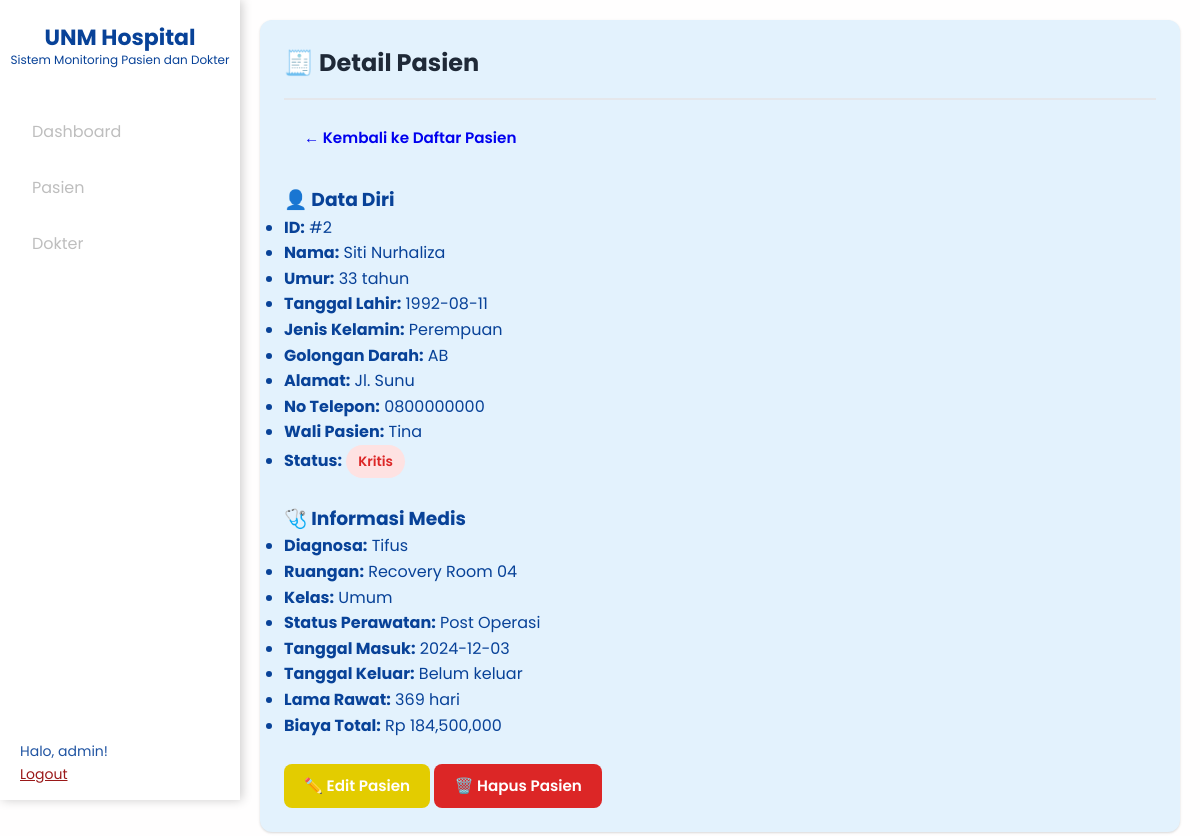
Page /pasien/2 (signed in) on the committed database.
### project_uas2/project_uas/main.py (models this page shows)
class Pasien(db.Model):
    id = db.Column(db.Integer, primary_key=True)
    nama = db.Column(db.String(200), nullable=False)
    umur = db.Column(db.Integer, nullable=False)
    kategori_umur = db.Column(db.String(50))
    status_pasien = db.Column(db.String(50))
    status_perawatan = db.Column(db.String(50))
    diagnosa = db.Column(db.String(300), nullable=False)
    tanggal_masuk = db.Column(db.Date, nullable=False)
    tanggal_keluar = db.Column(db.Date, nullable=True)
    lama_rawat = db.Column(db.Integer, nullable=True)
    biaya_total = db.Column(db.Integer, nullable=True)
    status = db.Column(db.String(50), nullable=True)
    ruangan = db.Column(db.String(50))
    tgl_lahir = db.Column(db.Date, nullable=False)
    gol_darah = db.Column(db.String(5))
    jenis_kelamin = db.Column(db.String(20))
    alamat = db.Column(db.Text)
    no_telepon = db.Column(db.String(20))
    wali_pasien = db.Column(db.String(100))
    ruangan_id = db.Column(db.Integer, db.ForeignKey('ruangan.id'))
    ruangan = db.relationship("Ruangan", backref="pasien_relasi")
    def hitung_lama_rawat(self):
        if self.tanggal_keluar:
            return max(1, (self.tanggal_keluar - self.tanggal_masuk).days)
        return max(1, (date.today() - self.tanggal_masuk).days)
    def hitung_biaya(self):
        biaya_dasar = (self.lama_rawat or self.hitung_lama_rawat()) * BIAYA_PER_HARI
        biaya_tambahan = biaya_dasar * 0.2 if (self.umur or 0) >= 60 else 0
        return int(biaya_dasar + biaya_tambahan)
    def tentukan_status(self):
        kritis = [
            'jantung', 'stroke', 'kanker', 'tumor', 'koma', 'ginjal',
            'paru-paru', 'hiv', 'aids', 'ebola', 'leukemia', 'demam berdarah'
        ]
        diagnosa_lower = (self.diagnosa or "").lower()
        if any(p in diagnosa_lower for p in kritis):
            return 'Kritis'
        if (self.lama_rawat or 0) > 7:
            return 'Kritis'
        if self.status_perawatan and self.status_perawatan.lower() == 'intensif':
            return 'Kritis'
        return 'Kondisi Serius'
    def hitung_umur(self):
        if not self.tgl_lahir:
            return None
        today = date.today()
        umur = today.year - self.tgl_lahir.year - ((today.month, today.day) < (self.tgl_lahir.month, self.tgl_lahir.day))
        return umur
    def update_perhitungan(self):
        self.lama_rawat = self.hitung_lama_rawat()
        self.biaya_total = self.hitung_biaya()
        self.status = self.tentukan_status()
        self.umur = self.hitung_umur()

class Ruangan(db.Model):
    id = db.Column(db.Integer, primary_key=True)
    nama = db.Column(db.String(100), nullable=False)
    terpakai = db.Column(db.Boolean, default=False)
    kategori_bpjs = db.Column(db.String(200))        # VVIP, VIP, BPJS Kelas 1, dsb
    kategori_perawatan = db.Column(db.String(50))   # rawat_inap, intensif, isolasi, dll

### project_uas2/project_uas/main.py (the view)
@app.route('/pasien/<int:pasien_id>')
@login_required
def detail_pasien(pasien_id):
    pasien = Pasien.query.get_or_404(pasien_id)
    pasien.update_perhitungan()
    db.session.commit()
    return render_template('pasien_detail.html', pasien=pasien)

### project_uas2/project_uas/main.py (called while the page is built)
def login_required(f):
    @wraps(f)
    def decorated(*args, **kwargs):
        if 'username' not in session:
            flash('Silakan login terlebih dahulu!', 'warning')
            return redirect(url_for('login'))
        return f(*args, **kwargs)
    return decorated

### project_uas2/project_uas/templates/pasien_detail.html (shortened to what this page needs)
{% extends "base.html" %}
{% block content %}
<div class="card">
    <div class="card-header">
        <h2 class="card-title">🧾 Detail Pasien</h2>
    </div>
    <div class="card-body">
        <a href="{{ url_for('pasien') }}" class="btn btn-secondary mb-3">
            ← Kembali ke Daftar Pasien
        </a>
        <div class="row">
            <div class="col-md-6">
                <h3>👤 Data Diri</h3>
                <ul class="list-group mb-4">
                    <li class="list-group-item">
                        <strong>ID:</strong> #{{ pasien.id }}
                    </li>
                    <li class="list-group-item">
                        <strong>Nama:</strong> {{ pasien.nama }}
                    </li>
                    <li class="list-group-item">
                        <strong>Umur:</strong> {{ pasien.umur }} tahun
                    </li>
                    <li class="list-group-item">
                        <strong>Tanggal Lahir:</strong> {{ pasien.tgl_lahir }}
                    </li>
                    <li class="list-group-item">
                        <strong>Jenis Kelamin:</strong> {{ pasien.jenis_kelamin }}
                    </li>
                    <li class="list-group-item">
                        <strong>Golongan Darah:</strong> {{ pasien.gol_darah }}
                    </li>
                    <li class="list-group-item">
                        <strong>Alamat:</strong> {{ pasien.alamat }}
                    </li>
                    <li class="list-group-item">
                        <strong>No Telepon:</strong> {{ pasien.no_telepon }}
                    </li>
                    <li class="list-group-item">
                        <strong>Wali Pasien:</strong> {{ pasien.wali_pasien }}
                    </li>
                    <li class="list-group-item">
                        <strong>Status:</strong>
                        {% if pasien.status == 'Kritis' %}
                        <span class="badge badge-danger">Kritis</span>
                        {% else %}
                        <span class="badge badge-success">Kondisi Serius</span>
                        {% endif %}
                    </li>
                </ul>
            </div>
<br>
            <div class="col-md-6">
                <h3>🩺 Informasi Medis</h3>
                <ul class="list-group mb-4">
                    <li class="list-group-item">
                        <strong>Diagnosa:</strong> {{ pasien.diagnosa }}
                    </li>
                    <li class="list-group-item">
                        <strong>Ruangan:</strong> {{ pasien.ruangan.nama if pasien.ruangan else 'Tidak ada' }}
                    </li>
                    <li class="list-group-item">
                        <strong>Kelas:</strong> {{ pasien.status_pasien }}
                    </li>
                    <li class="list-group-item">
                        <strong>Status Perawatan:</strong> {{ pasien.status_perawatan }}
                    </li>
                    <li class="list-group-item">
                        <strong>Tanggal Masuk:</strong> {{ pasien.tanggal_masuk }}
                    </li>
                    <li class="list-group-item">
                        <strong>Tanggal Keluar:</strong>
                        {% if pasien.tanggal_keluar %}
                            {{ pasien.tanggal_keluar }}
                        {% else %}
                            <span class="text-muted">Belum keluar</span>
                        {% endif %}
                    </li>
                    <li class="list-group-item">
                        <strong>Lama Rawat:</strong> {{ pasien.lama_rawat }} hari
                    </li>
                    <li class="list-group-item">
                        <strong>Biaya Total:</strong>
                        <span class="text-primary">
                            Rp {{ "{:,.0f}".format(pasien.biaya_total) }}
                        </span>
                    </li>
                </ul>
            </div>
        </div>
<br>
        <div class="mt-4">
            <a href="{{ url_for('edit_pasien', pasien_id=pasien.id) }}" class="btn btn-warning">
                ✏️ Edit Pasien
            </a>
            <a href="{{ url_for('hapus_pasien', pasien_id=pasien.id) }}"
               class="btn btn-danger"
               onclick="return confirm('Yakin ingin menghapus pasien {{ pasien.nama }}?')">
                🗑️ Hapus Pasien
            </a>
        </div>
    </div>
</div>
{% endblock %}

### project_uas2/project_uas/static/style.css (style rules this page uses)
* { margin: 0; padding: 0; box-sizing: border-box; }
:root { --primary-color: #084298; --secondary-color: #1e40af; --success-color: #3be87a; --danger-color: #dc2626; --warning-color: #e3cc00; --info-color: #0891b2; --dark-color: #1f2937; --light-color: #f9fafb; --border-color: #e5e7eb; --text-color: #212529; --shadow: 0 1px 3px 0 rgba(0, 0, 0, 0.1), 0 1px 2px 0 rgba(0, 0, 0, 0.06); --shadow-lg: 0 10px 15px -3px rgba(0, 0, 0, 0.1), 0 4px 6px -2px rgba(0, 0, 0, 0.05); }
body { font-family: 'Segoe UI', Tahoma, Geneva, Verdana, sans-serif; background: rgb(255, 254, 254); min-height: 100vh; color: var(--text-color); line-height: 1.6; font-family: 'Poppins', sans-serif; }
.card { background: #E3F2FD; border-radius: 12px; box-shadow: var(--shadow); padding: 1.5rem; margin-bottom: 1.5rem; transition: transform 0.3s ease, box-shadow 0.3s ease; color: #084298; }
.card-header { border-bottom: 2px solid var(--border-color); padding-bottom: 1rem; margin-bottom: 1rem; }
.card-title { font-size: 1.5rem; font-weight: 700; color: var(--dark-color); margin: 0; }
.card-body { padding: 0; }
.btn { padding: 0.625rem 1.25rem; border: none; border-radius: 8px; font-weight: 600; cursor: pointer; text-decoration: none; display: inline-block; transition: all 0.3s ease; font-size: 0.95rem; }
.btn-danger { background: var(--danger-color); color: white; }
.btn-warning { background: var(--warning-color); color: white; }
.badge { padding: 0.35rem 0.75rem; border-radius: 20px; font-size: 0.85rem; font-weight: 600; display: inline-block; }
.badge-danger { background: #fee2e2; color: var(--danger-color); }
.mb-3 { margin-bottom: 1.5rem; }

### rows in the picture
Pasien: id "2", nama "Siti Nurhaliza", umur "33", tgl_lahir "1992-08-11", jenis_kelamin "Perempuan", gol_darah "AB", alamat "Jl. Sunu", no_telepon "0800000000", wali_pasien "Tina", diagnosa "Tifus", status_pasien "Umum", status_perawatan "Post Operasi", tanggal_masuk "2024-12-03", lama_rawat "369", biaya_total "184,500,000"
Ruangan: ruangan "Recovery Room 04"

### other values in the picture
{{ session.username }} "admin"
